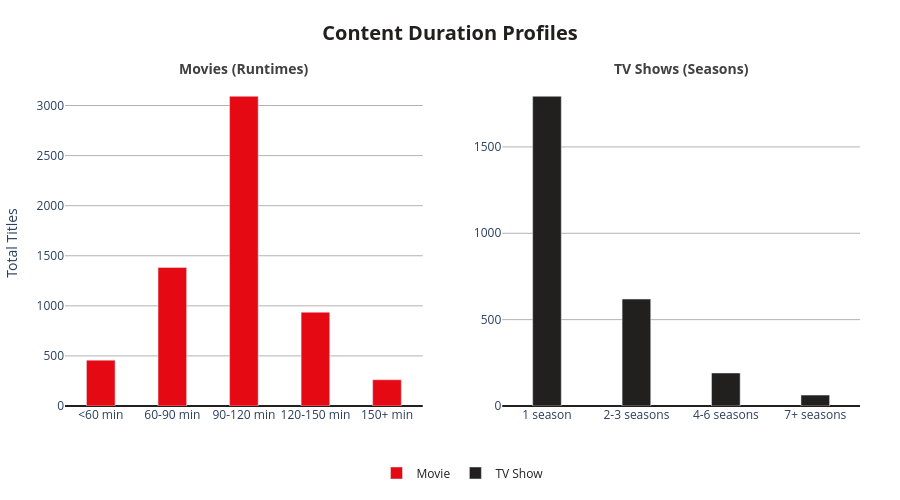

The notebook cell this image was saved under:
### Markdown cell above
━━━━━━━━━━━━━━━━━━━━━━━━━━━━━━━━━━━━━━━━━━━━━━━━━━━━━━━━━━━━━━━━━━━━━━━━━━━━━━━━━━━━━━━━━━━━━━━━━━━━━━━━━━━━━━━━━━━━━━━━━━━━━━━━━━━━━━━━━━━━━━━━━━━━━━━
### 📊 CHART 3 — CONTENT DURATION PROFILES (MOVIES VS. TV SHOWS)
━━━━━━━━━━━━━━━━━━━━━━━━━━━━━━━━━━━━━━━━━━━━━━━━━━━━━━━━━━━━━━━━━━━━━━━━━━━━━━━━━━━━━━━━━━━━━━━━━━━━━━━━━━━━━━━━━━━━━━━━━━━━━━━━━━━━━━━━━━━━━━━━━━━━━━━

#### 🎯 SPECIFICATION & DESIGN
* **Visual Format:** Dual-Panel Ordered Bar Chart (Plotly `make_subplots`).
* **Engineered & Core Features:** `duration_bucket`, `type`.
* **Visual Rationale:** Plotting "minutes" and "seasons" on the same X-axis creates a misleading, unreadable chart. By using side-by-side subplots, we completely isolate the two distinct operational metrics while keeping them in a unified aesthetic framework.
* **Color Palette Mapping:**
* Movies Subplot: Primary Netflix Red (`#E50914`)
* TV Shows Subplot: Netflix Dark Near-Black (`#221F1F`)



#### ❓ BUSINESS QUESTION
What is the operational sweet spot for movie runtimes and series longevity on Netflix? Are viewers primarily committing to long-running epics or shorter, easily digestible content?

#### 💡 KEY INSIGHTS & TAKEAWAYS
* **Catalog Finding:** The 90–120 minute runtime heavily dominates the film catalog. Meanwhile, the TV show catalog is massively skewed toward 1-Season series.
* **Commercial Implication:** The extreme drop-off after 1-Season TV shows highlights the industry’s high cancellation velocity—Netflix invests heavily in rapid ideation but cuts underperforming series early. For films, standard theatrical runtimes (1.5 to 2 hours) remain the core anchor over shorter features.

#### 🎙️ EXECUTIVE DEEP DIVE
* **Business Inquiry:** "Why didn't you just plot the raw `duration` column directly from the dataset?"
* **Strategic Driver:** "The original `duration` column conflated 'minutes' and 'seasons' as text strings. Grouping that raw data produces hundreds of meaningless, unsorted categorical bins. In Phase 2, we deliberately engineered a numeric `duration_value` and a standardized `duration_bucket` precisely to enable this clean, dual-axis comparison without data contamination."

### Code cell
import plotly.graph_objects as go
from plotly.subplots import make_subplots

# ============================================================
# CHART 3 — CONTENT DURATION PROFILES (MOVIES VS. TV SHOWS)
# ============================================================

# 1. Define explicit logical ordering for the duration buckets
movie_order = ['<60 min', '60-90 min', '90-120 min', '120-150 min', '150+ min']
tv_order = ['1 season', '2-3 seasons', '4-6 seasons', '7+ seasons']

# 2. Prepare Data: Filter by type, count, and reindex to enforce the logical order
movies_df = df[df['type'] == 'Movie']['duration_bucket'].value_counts().reindex(movie_order).fillna(0).reset_index()
movies_df.columns = ['duration_bucket', 'count']

tv_shows_df = df[df['type'] == 'TV Show']['duration_bucket'].value_counts().reindex(tv_order).fillna(0).reset_index()
tv_shows_df.columns = ['duration_bucket', 'count']

# 3. Build the Plotly Figure (Dual-Panel Subplots)
fig3 = make_subplots(
    rows=1, cols=2, 
    subplot_titles=('<b>Movies (Runtimes)</b>', '<b>TV Shows (Seasons)</b>'),
    horizontal_spacing=0.1
)

# Add Movies Bar Trace
fig3.add_trace(go.Bar(
    x=movies_df['duration_bucket'], 
    y=movies_df['count'],
    name='Movie',
    marker_color=NETFLIX_COLORS['red'],
    hovertemplate="<b>%{x}</b><br>Volume: %{y:,}<extra></extra>"
), row=1, col=1)

# Add TV Shows Bar Trace
fig3.add_trace(go.Bar(
    x=tv_shows_df['duration_bucket'], 
    y=tv_shows_df['count'],
    name='TV Show',
    marker_color=NETFLIX_COLORS['black'],
    hovertemplate="<b>%{x}</b><br>Volume: %{y:,}<extra></extra>"
), row=1, col=2)

# 4. Apply Netflix-themed Layout Formatting (Centered Canvas & Title)
fig3.update_layout(
    height=500,
    title=dict(
        text='<b>Content Duration Profiles</b>',
        font=dict(size=20, color=NETFLIX_COLORS['black']),
        x=0.5,
        xanchor='center'
    ),
    plot_bgcolor='#FFFFFF',
    paper_bgcolor='#FFFFFF',
    showlegend=True,
    legend=dict(
        orientation='h',
        yanchor='bottom',
        y=-0.25,
        xanchor='center',
        x=0.5,
        font=dict(size=12, color=NETFLIX_COLORS['black'])
    ),
    margin=dict(t=80, b=60, l=40, r=40)
)

# 5. Clean up Axes (Add gridlines to Y, clean X)
fig3.update_yaxes(
    title_text="Total Titles", showgrid=True, gridcolor=NETFLIX_COLORS['light_gray'], 
    zeroline=True, zerolinecolor=NETFLIX_COLORS['black'], row=1, col=1
)
fig3.update_yaxes(
    showgrid=True, gridcolor=NETFLIX_COLORS['light_gray'], 
    zeroline=True, zerolinecolor=NETFLIX_COLORS['black'], row=1, col=2
)

# Change subplot title colors to match theme
for annotation in fig3['layout']['annotations']:
    annotation['font'] = dict(size=14, color=NETFLIX_COLORS['dark_gray'])

# 6. Display the Chart
fig3.update_traces(width=0.4, row=1, col=1)   # Movies (5 categories)
fig3.update_traces(width=0.32, row=1, col=2)  # TV Shows (4 categories -> 0.4 * 4/5 = 0.32)
fig3.show()

### Figure 1 — Plotly figure (JSON) as saved in the notebook; plotly's stock layout.template omitted (floating-point values rounded to 4 significant figures)
{"data": [{"hovertemplate": "<b>%{x}</b><br>Volume: %{y:,}<extra></extra>", "marker": {"color": "#E50914"}, "name": "Movie", "type": "bar", "width": 0.4, "x": ["<60 min", "60-90 min", "90-120 min", "120-150 min", "150+ min"], "xaxis": "x", "y": [458, 1383, 3092, 936, 262], "yaxis": "y"}, {"hovertemplate": "<b>%{x}</b><br>Volume: %{y:,}<extra></extra>", "marker": {"color": "#221F1F"}, "name": "TV Show", "type": "bar", "width": 0.32, "x": ["1 season", "2-3 seasons", "4-6 seasons", "7+ seasons"], "xaxis": "x2", "y": [1793, 619, 191, 63], "yaxis": "y2"}], "layout": {"annotations": [{"font": {"color": "#404040", "size": 14}, "showarrow": false, "text": "<b>Movies (Runtimes)</b>", "x": 0.225, "xanchor": "center", "xref": "paper", "y": 1, "yanchor": "bottom", "yref": "paper"}, {"font": {"color": "#404040", "size": 14}, "showarrow": false, "text": "<b>TV Shows (Seasons)</b>", "x": 0.775, "xanchor": "center", "xref": "paper", "y": 1, "yanchor": "bottom", "yref": "paper"}], "height": 500, "legend": {"font": {"color": "#221F1F", "size": 12}, "orientation": "h", "x": 0.5, "xanchor": "center", "y": -0.25, "yanchor": "bottom"}, "margin": {"b": 60, "l": 40, "r": 40, "t": 80}, "paper_bgcolor": "#FFFFFF", "plot_bgcolor": "#FFFFFF", "showlegend": true, "title": {"font": {"color": "#221F1F", "size": 20}, "text": "<b>Content Duration Profiles</b>", "x": 0.5, "xanchor": "center"}, "xaxis": {"anchor": "y", "domain": [0, 0.45]}, "xaxis2": {"anchor": "y2", "domain": [0.55, 1]}, "yaxis": {"anchor": "x", "domain": [0, 1], "gridcolor": "#B3B3B3", "showgrid": true, "title": {"text": "Total Titles"}, "zeroline": true, "zerolinecolor": "#221F1F"}, "yaxis2": {"anchor": "x2", "domain": [0, 1], "gridcolor": "#B3B3B3", "showgrid": true, "zeroline": true, "zerolinecolor": "#221F1F"}}}
